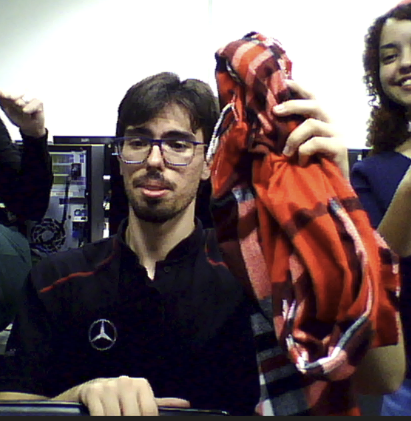
#> input picture lab2_arquivos/foto.png, 411 x 421 px
$ jupyter execute Lab2-Grupo1.ipynb   (text cells are left out)
#> lines starting #> are read from the running program, lines starting #| are printed output that depends on the picture; after the words box and inside, x2 and y2 are one past the last pixel; in counts of white or black regions, pixels touching at a corner belong together
[cell 1]
import numpy as np
import cv2 as cv
from matplotlib import pyplot as plt

MIN_MATCH_COUNT = 20

img1 = cv.imread('foto.png', cv.IMREAD_GRAYSCALE)          # queryImage
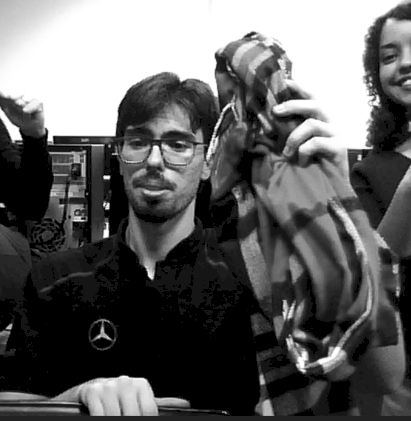
#> img1: shape (421, 411); min 0, max 255, mean 97.8
img2 = cv.imread('video1.png', cv.IMREAD_GRAYSCALE) # trainImage
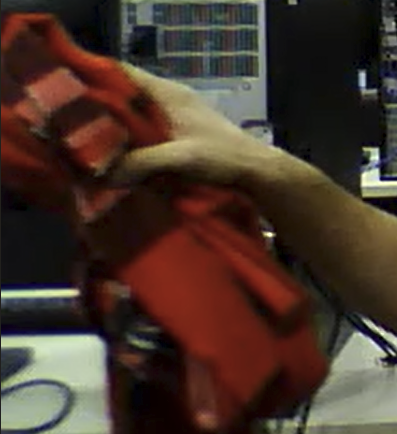
#> input picture lab2_arquivos/video1.png, 397 x 434 px
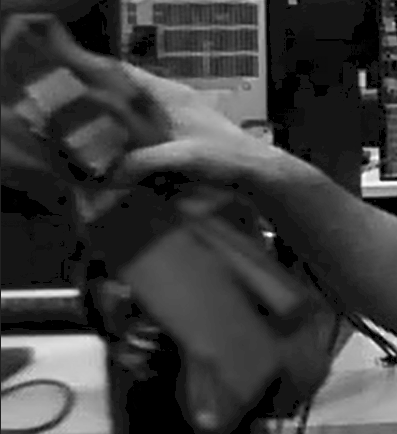
#> img2: shape (434, 397); min 0, max 252, mean 60.5

# Initiate SIFT detector
sift = cv.SIFT_create()

# find the keypoints and descriptors with SIFT
kp1, des1 = sift.detectAndCompute(img1,None)
#> kp1 = 1115 keypoints; strongest (x, y, size): (15, 134, 9), (106, 234, 4.7), (107, 206, 4.4), (151, 275, 4.9)
kp2, des2 = sift.detectAndCompute(img2,None)
#> kp2 = 372 keypoints; strongest (x, y, size): (269, 234, 4.2), (370, 180, 14.5), (374, 155, 8.4), (362, 76, 6.1)

FLANN_INDEX_KDTREE = 1
index_params = dict(algorithm = FLANN_INDEX_KDTREE, trees = 5)
search_params = dict(checks = 50)

flann = cv.FlannBasedMatcher(index_params, search_params)

matches = flann.knnMatch(des1,des2,k=2)
#> matches = 1115 matches

# store all the good matches as per Lowe's ratio test.
good = []
for m,n in matches:
    if m.distance < 0.7*n.distance:
        good.append(m)
    if len(good)>MIN_MATCH_COUNT:
        src_pts = np.float32([ kp1[m.queryIdx].pt for m in good ]).reshape(-1,1,2)
        dst_pts = np.float32([ kp2[m.trainIdx].pt for m in good ]).reshape(-1,1,2)

        M, mask = cv.findHomography(src_pts, dst_pts, cv.RANSAC,5.0)
        matchesMask = mask.ravel().tolist()

        h,w = img1.shape
        pts = np.float32([ [0,0],[0,h-1],[w-1,h-1],[w-1,0] ]).reshape(-1,1,2)
        dst = cv.perspectiveTransform(pts,M)

        img2 = cv.polylines(img2,[np.int32(dst)],True,255,3, cv.LINE_AA)
    else:
        print( "Not enough matches are found - {}/{}".format(len(good), MIN_MATCH_COUNT) )
        matchesMask = None
#> this loop made 1115 passes
#| Not enough matches are found - 0/20
#| Not enough matches are found - 0/20
#| Not enough matches are found - 0/20
#| Not enough matches are found - 0/20
#| Not enough matches are found - 0/20
#| Not enough matches are found - 0/20
#| Not enough matches are found - 0/20
#| Not enough matches are found - 0/20
#> (further printed lines are left out)
#> after the loop, good = 13 matches

draw_params = dict(matchColor = (0,255,0), # draw matches in green color
                   singlePointColor = None,
                   matchesMask = matchesMask, # draw only inliers
                   flags = 2)
#> draw_params = 4 items

img3 = cv.drawMatches(img1,kp1,img2,kp2,good,None,**draw_params)
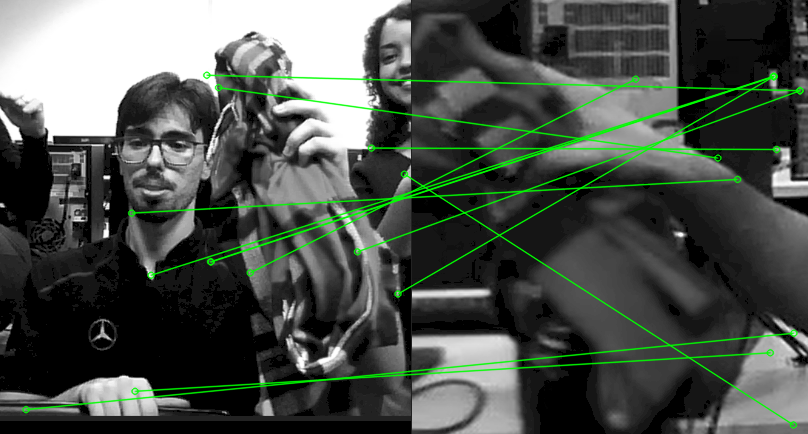
#> img3: shape (434, 808, 3); mean of channels 0, 1, 2 76.1, 82.8, 76.1; drawn as B, G, R

# plt.imshow(img3, 'gray'),plt.show()
cv.imwrite('sfit.png',img3)
#> Out = True

[cell 2]
import numpy as np
import cv2 as cv

MIN_MATCH_COUNT = 10

# 1. Inicializa as duas webcams (0 e 1 geralmente são os índices das câmeras acopladas)
# Se estiver usando uma câmera estéreo de cabo único que junta os feeds,
# pode ser necessário abrir apenas o '0' e cortar a imagem ao meio.
cap_left = cv.VideoCapture(0)
cap_right = cv.VideoCapture(1)

# Inicializa o detector SIFT
sift = cv.SIFT_create()

# Configurações do FLANN Matcher
FLANN_INDEX_KDTREE = 1
index_params = dict(algorithm=FLANN_INDEX_KDTREE, trees=5)
search_params = dict(checks=50)
flann = cv.FlannBasedMatcher(index_params, search_params)

print("Pressione 'q' para sair.")

while True:
    # 2. Captura o frame de ambas as câmeras
    ret_l, frame_l = cap_left.read()
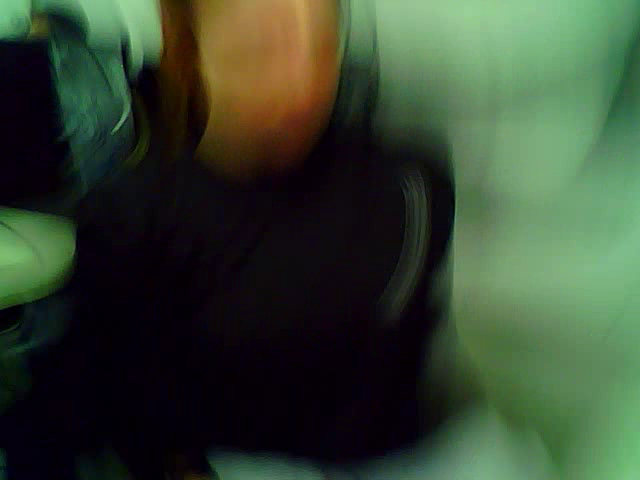
#> input picture frame 8 of lab2_arquivos/video_direita_puro.avi, 640 x 480 px, given in place of the camera
#> frame_l is the input picture: shape (480, 640, 3); mean B, G, R 48.8, 68.3, 53.4
    ret_r, frame_r = cap_right.read()

    # Se falhar em ler qualquer uma das câmeras, interrompe o loop
    if not ret_l or not ret_r:
        print("Erro ao capturar frames das webcams.")
        break

    # Converte os frames para escala de cinza para o processamento do SIFT
    gray_l = cv.cvtColor(frame_l, cv.COLOR_BGR2GRAY)
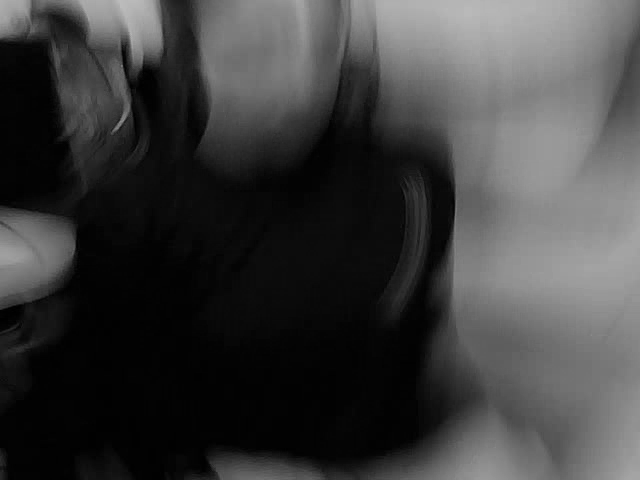
#> gray_l: shape (480, 640); min 0, max 188, mean 61.6
    gray_r = cv.cvtColor(frame_r, cv.COLOR_BGR2GRAY)

    # 3. Detecta os keypoints e descritores em ambos os feeds de vídeo
    kp1, des1 = sift.detectAndCompute(gray_l, None)
#> kp1 = 27 keypoints; strongest (x, y, size): (372, 175, 121.1), (315, 264, 215.4), (117, 128, 2.9), (68, 26, 21.8)
    kp2, des2 = sift.detectAndCompute(gray_r, None)
#> kp2 has the same summary as kp1

    # Garante que ambos os frames possuem descritores antes de tentar o match
    if des1 is not None and des2 is not None:
        matches = flann.knnMatch(des1, des2, k=2)
#> matches = 27 matches

        # Filtro pelo teste de razão de Lowe
        good = []
        for m, n in matches:
            if m.distance < 0.7 * n.distance:
                good.append(m)
#> this loop made 27 passes
#> after the loop, good = 27 matches

        # 4. Se encontrar correspondências suficientes, calcula a Homografia
        if len(good) > MIN_MATCH_COUNT:
            src_pts = np.float32([kp1[m.queryIdx].pt for m in good]).reshape(-1, 1, 2)
#> src_pts = 27 rows, first 8: [32.52, 30.71], [34.63, 13.71], [57.26, 56.34], [67.98, 25.83], [69.54, 127.6], [73.8, 248.5], [116.6, 127.9], [119.2, 48.18]
            dst_pts = np.float32([kp2[m.trainIdx].pt for m in good]).reshape(-1, 1, 2)
#> dst_pts has the same summary as src_pts

            M, mask = cv.findHomography(src_pts, dst_pts, cv.RANSAC, 5.0)
#> M = [[1, 6.79e-16, -3.12e-14], [-1.23e-16, 1, -5.96e-14], [-6.54e-19, 2.64e-18, 1]]; mask = 27 values from 1 to 1
            matchesMask = mask.ravel().tolist()
#> matchesMask = 27 values from 1 to 1

            # Desenha o retângulo outline no frame direito indicando o objeto correspondente
            h, w = gray_l.shape
#> h = 480; w = 640
            pts = np.float32([[0, 0], [0, h - 1], [w - 1, h - 1], [w - 1, 0]]).reshape(-1, 1, 2)
#> pts = [[0, 0], [0, 479], [639, 479], [639, 0]]

            if M is not None:
                dst = cv.perspectiveTransform(pts, M)
#> dst = [[-3.12e-14, -5.96e-14], [2.94e-13, 479], [639, 479], [639, -1.38e-13]]
                frame_r = cv.polylines(frame_r, [np.int32(dst)], True, (0, 255, 0), 3, cv.LINE_AA)
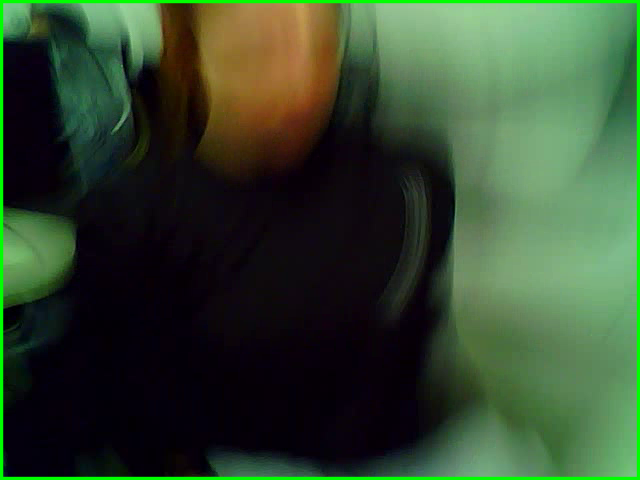
#> frame_r: shape (480, 640, 3); 2.9% of pixels changed, all inside (x1, y1, x2, y2) = (0, 0, 640, 480)
        else:
            matchesMask = None

        # Parâmetros para desenhar as linhas de correspondência
        draw_params = dict(matchColor=(0, 255, 0),
                           singlePointColor=None,
                           matchesMask=matchesMask,
                           flags=cv.DrawMatchesFlags_NOT_DRAW_SINGLE_POINTS)

        # Cria a imagem combinada lado a lado com os matches
        output_video = cv.drawMatches(frame_l, kp1, frame_r, kp2, good, None, **draw_params)
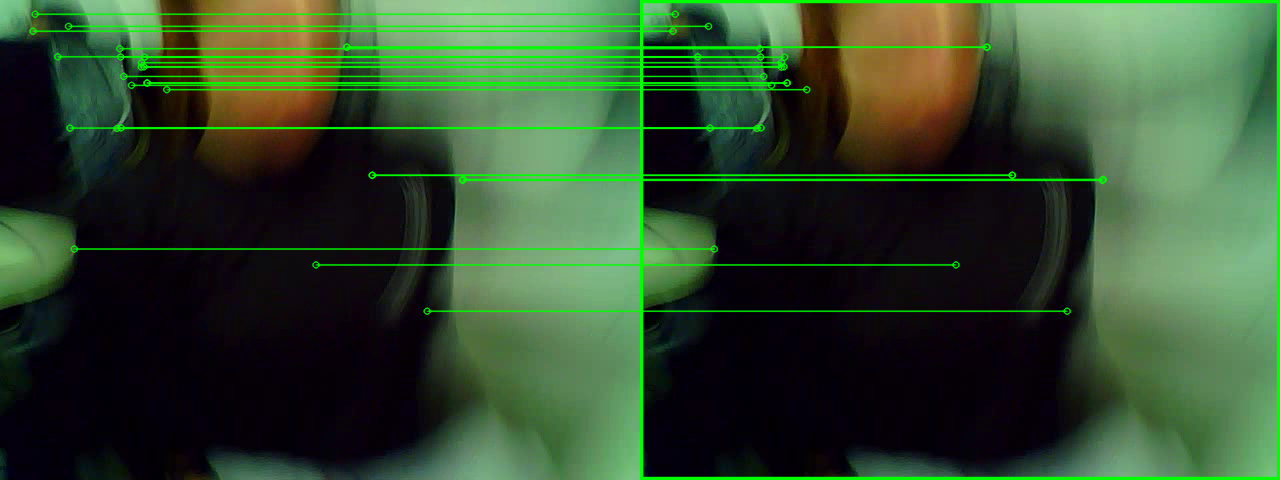
#> output_video: shape (480, 1280, 3); mean B, G, R 45.9, 75.1, 50.1
    else:
        # Caso não encontre features, apenas junta os dois frames lado a lado para não travar o vídeo
        output_video = np.hstack((frame_l, frame_r))

    # 5. Mostra o resultado em tempo real
    # cv.imshow('Estereoscopia - SIFT Matches em Video', output_video)
    cv.imwrite('resultado-estereoscopia.avi', output_video)


    # Condição de saída: pressionar a tecla 'q'
    # if cv.waitKey(1) & 0xFF == ord('q'):
    #     break

# Libera os recursos das câmeras e fecha as janelas
cap_left.release()
cap_right.release()
cv.destroyAllWindows()
